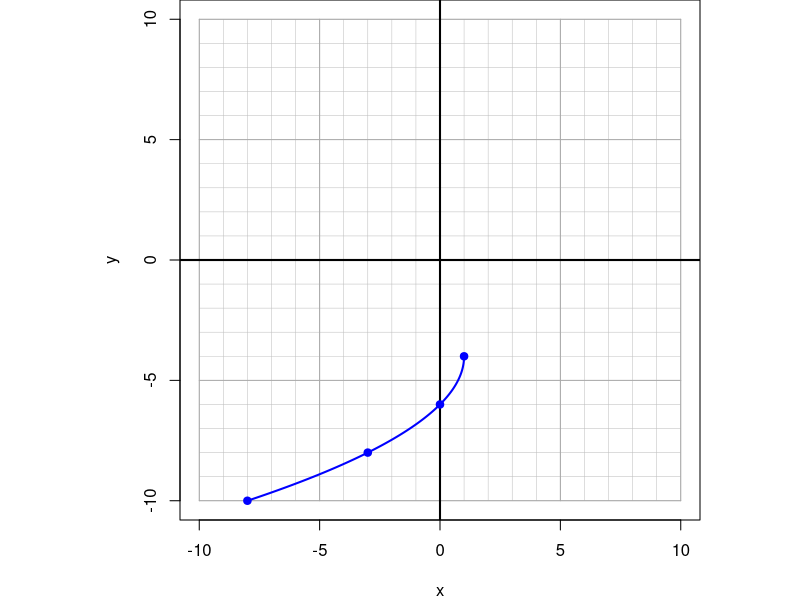
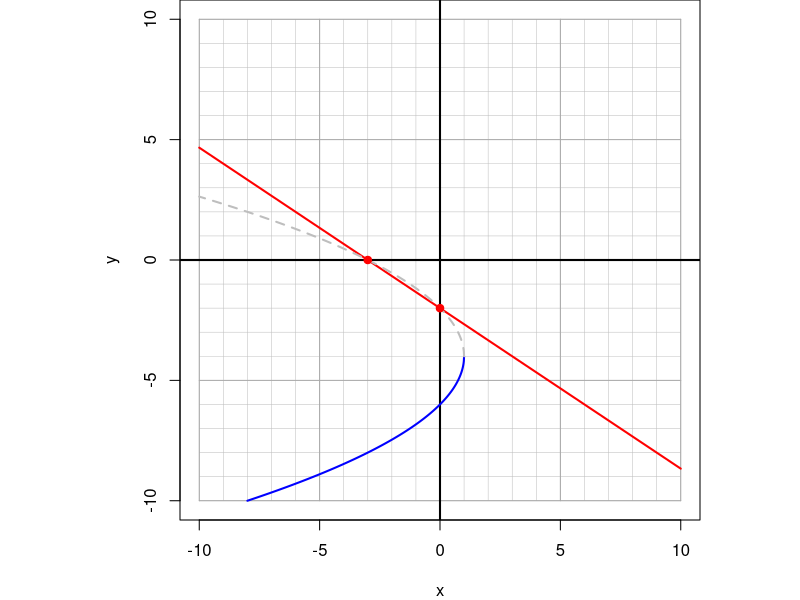

Here is the R script that generated these plots, in order:
## ---- chunk 1
gcd2 <- function(a, b) {
  if (b == 0) a else Recall(b, a %% b)
}
gcd <- function(...) Reduce(gcd2, c(...))

fsimp = function(top,bot){
    gg = abs(gcd(c(top,bot)))
    top = round(abs(top)/gg*sign(top*bot))
    bot = round(abs(mbot)/gg)
    if(bot==1){
        return(top)
    } else {
        return(paste0("\\frac{",top,"}{",bot,"}"))
    }
}

xpar = c(0,1,4,9)
ypar = c(0,1,2,3)
xext = c(1,4,9)
yext = c(-1,-2,-3)

# horizontal shift before possible reflection

# y = a*sqrt(bx-h)+k

h = sample(c(-9:-1,1),1)
a = sample(c(-3,-2,-1,1,2,3),1)
k = sample(c(((-10+3*abs(a)):-1),(1:(10-3*abs(a)))),1)
b = sample(c(-1,1),1)


xc = (xpar+h)/b
yc = a*ypar+k
xd = (xext+h)/b
yd = k+a*yext

nval = 0 #sample(0:2,1)

if(nval==0){
    ii = sample(1:length(xd),2)
    xi = xd[ii]
    yi = yd[ii]
    isval = c(F,F)
    wrd = c("an extraneous","an extraneous")
}
if(nval==1){
    while(T){
        ic = sample(1:length(xc),1)
        id = sample(1:length(xd),1)
        xic = xc[ic]
        yic = yc[ic]
        xid = xd[id]
        yid = yd[id]
        ii = sample(1:2)
        xi = c(xic,xid)[ii]
        yi = c(yic,yid)[ii]
        isval = c(T,F)[ii]
        wrd = c("a valid","an extraneous")[ii]
        if(xic!=xid){break}
    }
}
if(nval==2){
    ii = sample(1:length(xc),2)
    xi = xc[ii]
    yi = yc[ii]
    isval = c(T,T)
    wrd = c("a valid","a valid")
}

mtop = diff(yi)
mbot = diff(xi)
mf = fsimp(mtop,mbot)


while(T){
    xp = sample(-10:10,1)
    yp = mtop*(xp-xi[1])/mbot+yi[1]
    if(abs(yp)<=10 && abs(yp)%%1==0 && yp!=yi[1] && yp!=yi[2]){break}
}

if(b==-1){
    fx = paste0(k,"+",a,"\\sqrt{-x+",-h,"}")
} else {
    fx = paste0(k,"+",a,"\\sqrt{x+",-h,"}")
}
Lx = paste0(mf,"(x+",-xp,")+",yp)
fx = gsub("+-","-",fx,fixed=T)
Lx = gsub("+-","-",Lx,fixed=T)
Lx = gsub("=1(","=(",Lx,fixed=T)
Lx = gsub("=-1(","=-(",Lx,fixed=T)

ach = -10:10
ava = c("an extraneous","a valid")

al1 = paste0("* ",ach,collapse="\n")
al2 = paste0("* ",ava,collapse="\n")

minxii = which(xi==min(xi))
maxxii = which(xi==max(xi))

sol1 = paste0(1*(ach==xi[minxii]),collapse="")
sol2 = paste0(1*(c(F,T)==isval[minxii]),collapse="")
sol3 = paste0(1*(ach==xi[maxxii]),collapse="")
sol4 = paste0(1*(c(F,T)==isval[maxxii]),collapse="")

## ---- chunk 2
par(pty="s",mar=c(4,4,0,0))
plot(0,0,"n",xlim=c(-10,10),ylim=c(-10,10),xlab="x",ylab="y")

for(i in -10:10){
    lines(c(i,i),c(-10,10),col="grey",lwd=0.5)
    lines(c(-10,10),c(i,i),col="grey",lwd=0.5)
}
for(i in seq(-10,10,5)){
    lines(c(i,i),c(-10,10),col="darkgrey",lwd=1)
    lines(c(-10,10),c(i,i),col="darkgrey",lwd=1)
}
abline(h=0,lwd=2)
abline(v=0,lwd=2)

xx = seq(h*sign(b),10*sign(b),0.01*sign(b))
yy = a*sqrt(b*xx-h)+k

xx = xx[abs(yy)<=10]
yy = yy[abs(yy)<=10]


lines(xx,yy,col="blue",lwd=2)

x2 = (c(0,1,4,9,16)+h)/b
y2 = a*c(0,1,2,3,4)+k
x2 = x2[abs(y2)<=10]
y2 = y2[abs(y2)<=10]

points(x2,y2,pch=19,col="blue")

## ---- chunk 3
par(pty="s",mar=c(4,4,0,0))
plot(0,0,"n",xlim=c(-10,10),ylim=c(-10,10),xlab="x",ylab="y")

for(i in -10:10){
    lines(c(i,i),c(-10,10),col="grey",lwd=0.5)
    lines(c(-10,10),c(i,i),col="grey",lwd=0.5)
}
for(i in seq(-10,10,5)){
    lines(c(i,i),c(-10,10),col="darkgrey",lwd=1)
    lines(c(-10,10),c(i,i),col="darkgrey",lwd=1)
}
abline(h=0,lwd=2)
abline(v=0,lwd=2)

xx = seq(h*sign(b),10*sign(b),0.01*sign(b))
yy = a*sqrt(b*xx-h)+k

xx = xx[abs(yy)<=10]
yy = yy[abs(yy)<=10]


lines(xx,yy,col="blue",lwd=2)

x2 = (c(0,1,4,9,16)+h)/b
y2 = a*c(0,1,2,3,4)+k
x2 = x2[abs(y2)<=10]
y2 = y2[abs(y2)<=10]

# points(x2,y2,pch=19,col="blue")

xl = seq(-10,10,0.1)
yl = mtop/mbot*(xl-xi[1])+yi[1]
xl = xl[abs(yl)<=10]
yl = yl[abs(yl)<=10]

lines(xl,yl,col="red",lwd=2)

xx = seq(h*sign(b),10*sign(b),0.01*sign(b))
yy = -a*sqrt(b*xx-h)+k

xx = xx[abs(yy)<=10]
yy = yy[abs(yy)<=10]

lines(xx,yy,col="grey",lwd=2,lty=2)

points(xi,yi,pch=19,col="red")
